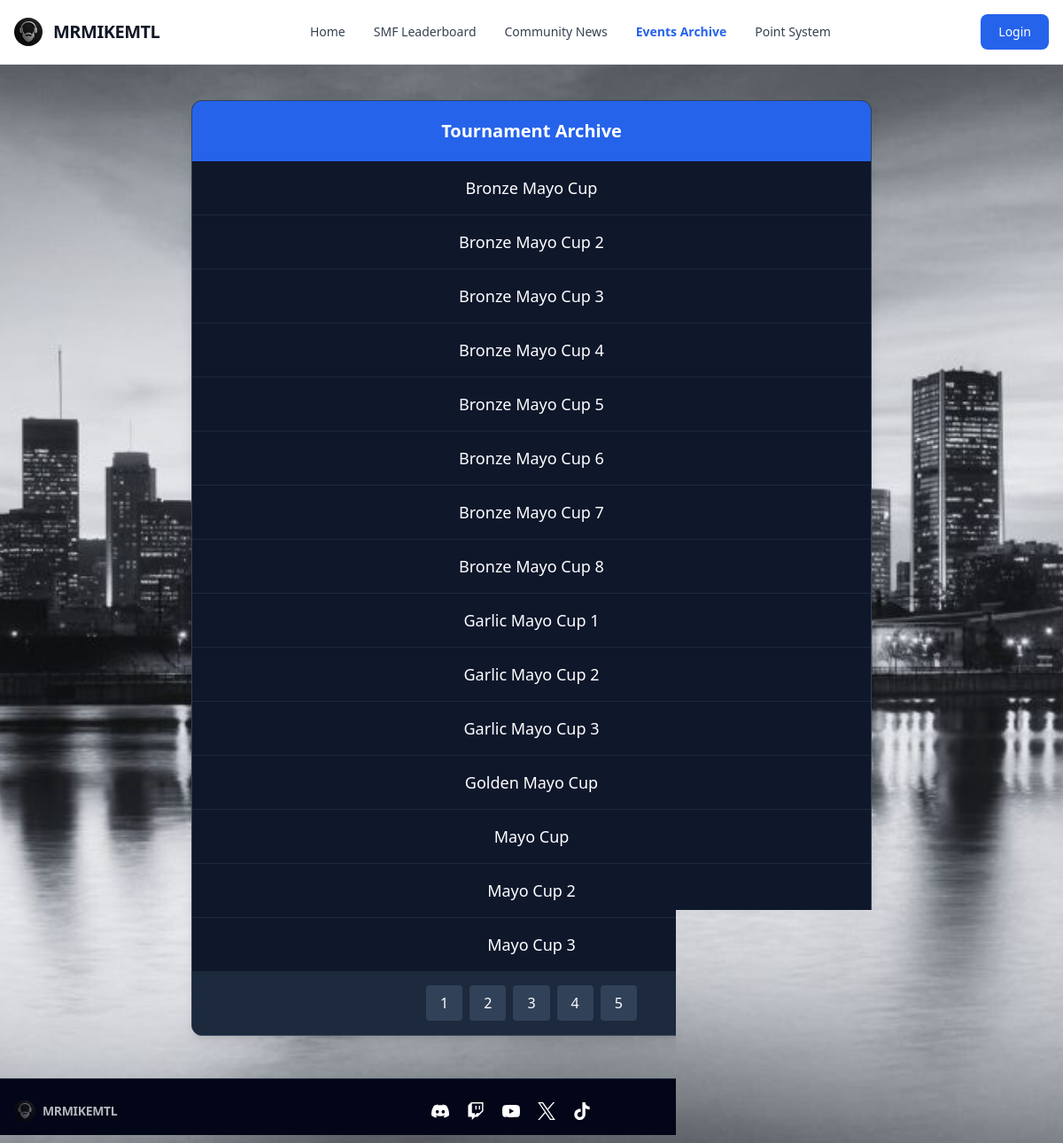
The app's page /events with its own data.
### tables this page shows
CREATE TABLE tournaments (id INTEGER PRIMARY KEY, name varchar(255), participants varchar(255), progress_state varchar(255), tournament_id integer);

CREATE TABLE tournaments2026 (id INTEGER PRIMARY KEY, name varchar(255), participants varchar(255), progress_state varchar(255), tournament_id integer);

### web/app.py (the view, shortened to what this page needs)
@app.route("/events")
def events():
    data2025 = dbsession.exec_driver_sql("SELECT name FROM tournaments;").all()
    data2026 = dbsession.exec_driver_sql("SELECT name FROM tournaments2026;").all()
    all_events = data2025 + data2026
    event = request.args.get("event")
    if not event:
        raw_data = sorted(all_events)
        data = []
        page_size = 15
        total = len(raw_data)
        total_pages = max(1, round(total / page_size))
        page = request.args.get("page", type=int) or 1
        starting_spot = (page - 1) * page_size + 1
        i = 1
        for record in raw_data:
            if i >= starting_spot and len(data) < page_size:
                data.append({"name": record.name})
            i += 1
        pages = list(range(1, total_pages + 1))
        return render_template("events.html", data=data, pages=pages)

### web/templates/events.html (shortened to what this page needs)
{% extends "base.html" %}
{% block content %}
<div class="max-w-3xl mx-auto">
    {% if data %}
    <div class="overflow-hidden rounded-xl shadow-lg border border-slate-700 bg-slate-900">
        <h2 class="p-5 text-xl font-bold text-center bg-blue-600 text-white">Tournament Archive</h2>
        <div class="divide-y divide-slate-800">
            {% for row in data %}
            <a href="/events?event={{ row.name }}" class="block px-6 py-4 text-center text-lg font-medium text-white hover:bg-blue-900/30 hover:text-blue-400 transition-all">
                {{ row.name.split("-")[0].replace("_", " ") }}
            </a>
            {% endfor %}
        </div>
        <div class="flex justify-center bg-slate-800 p-4 gap-2">
            {% for page in pages %}
                <a href="/events?page={{ page }}" class="px-4 py-2 bg-slate-700 text-white rounded hover:bg-blue-600 transition-all">{{ page }}</a>
            {% endfor %}
        </div>
    </div>
    {% endif %}
</div>
{% endblock %}

### records on screen
tournaments: name.split "Bronze Mayo Cup"
tournaments: name.split "Bronze Mayo Cup 2"
tournaments: name.split "Bronze Mayo Cup 3"
tournaments: name.split "Bronze Mayo Cup 4"
tournaments: name.split "Bronze Mayo Cup 5"
tournaments: name.split "Bronze Mayo Cup 6"
tournaments2026: name.split "Bronze Mayo Cup 7"
tournaments2026: name.split "Bronze Mayo Cup 8"
tournaments: name.split "Garlic Mayo Cup 1"
tournaments: name.split "Garlic Mayo Cup 2"
tournaments: name.split "Garlic Mayo Cup 3"
tournaments: name.split "Golden Mayo Cup"
tournaments: name.split "Mayo Cup"
tournaments: name.split "Mayo Cup 2"
tournaments: name.split "Mayo Cup 3"

### other values on screen
{{ page }} "1" "2" "3" "4" "5"
